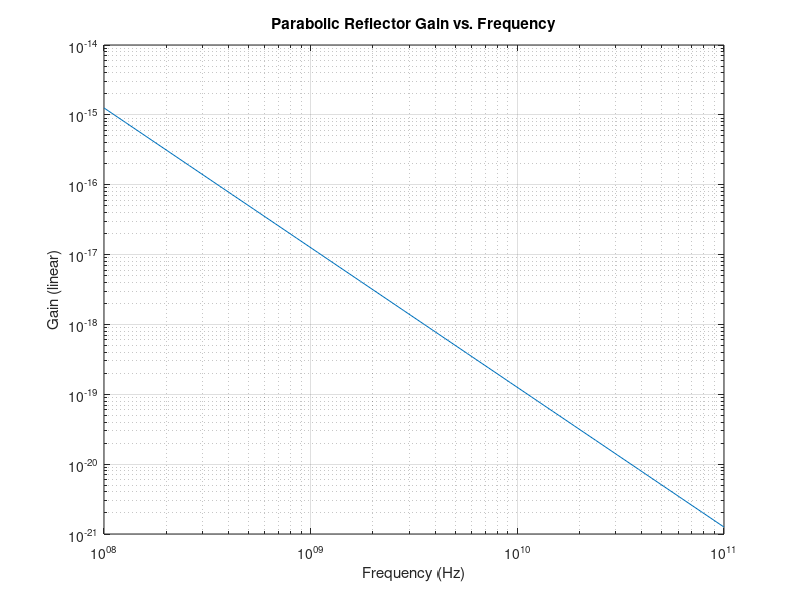
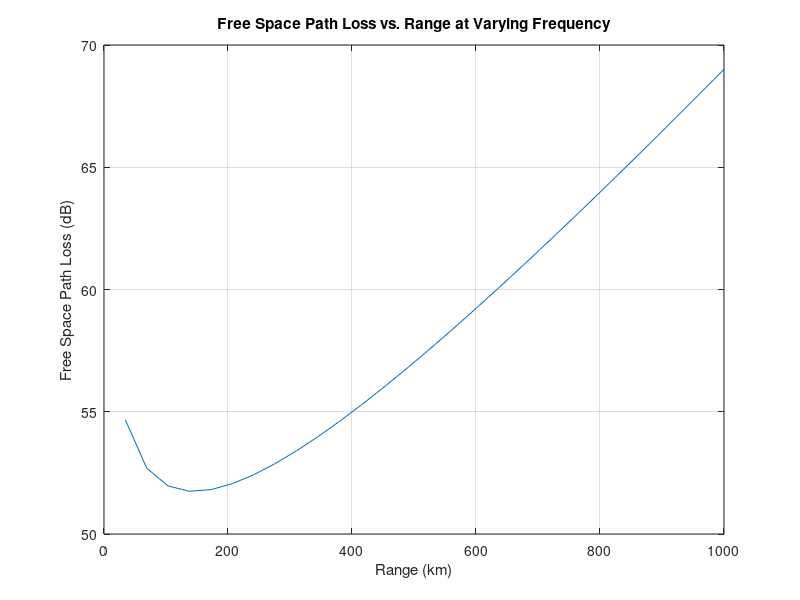

MATLAB code to generate these figures, in order:
%% Roshan Jaiswal-Ferri
%Section - 01
%Aero 446 HW6: 5/27/25

%% Workspace Prep

%warning off
format long     %Allows for more accurate decimals
close all;      %Clears all
clear all;      %Clears Workspace
clc;            %Clears Command Window

%% Problem 1

d = 1;
r = d/2;
n = 0.6;
freq = 3e8; %300 mhz

Aeff = (pi*r^2)*n;
G = (4*pi*Aeff)/(freq^2);
GdB = 10*log10(G);

disp(['Gain at 300 MHz (dB): ', num2str(GdB)]);

%% Problem 2

freq2 = 3e8*1.05;
freq3 = 3e8*0.95;

G2 = (4*pi*Aeff)/(freq2^2);
G3 = (4*pi*Aeff)/(freq3^2);

GdB2 = 10*log10(G2);
GdB3 = 10*log10(G3);

gd = GdB - GdB2; %not symmetrical
gd2 = GdB - GdB3;

% Since gain is proportional to 1/frequency^2, the change is not symmetric.
disp(['Gain drop (+5%): ', num2str(gd), ' dB']);
disp(['Gain drop (-5%): ', num2str(gd2), ' dB']);

%% Problem 3

f_start = 1e8;   % 100 MHz
f_end = 1e11;    % 100 GHz

num_decades = log10(f_end/f_start);
points_per_decade = 10;
num_points = num_decades * points_per_decade;

f_vector = logspace(log10(f_start), log10(f_end), num_points);

Aeff = 1;
G = (4*pi*Aeff)./(f_vector.^2);

figure('Name','Parabolic Reflector Gain vs. Frequency')
loglog(f_vector, G)
xlabel('Frequency (Hz)')
ylabel('Gain (linear)')
title('Parabolic Reflector Gain vs. Frequency')
grid on

% Gain decreases with increasing frequency squared, due to 1/f^2 dependency.

range = linspace(0,1000,length(f_vector));
inside = (f_vector./(4*pi*range));
Lfs = 10.*log10(inside);

figure('Name','Free Space Path Loss vs. Range at Varying Frequency')
plot(range, Lfs)
xlabel('Range (km)')
ylabel('Free Space Path Loss (dB)')
title('Free Space Path Loss vs. Range at Varying Frequency')
grid on

% Free space loss increases with both range and frequency (L is porportional to f^2).

%% Problem 4

f = 300e6;% 300 MHz
c = 3e8;
lambda = c/f; % Wavelength in meters
beamwidth_deg = 18; % 3 dB Beamwidth in degrees
Pt_watts = 100; % watts
n = 1;

D = 70 * lambda / beamwidth_deg; % in meters
disp(['Antenna diameter: ', num2str(D), ' meters']);

% Gain 
A = pi*(D/2)^2;
Aeff = n*A;
G = (4*pi*Aeff)/(lambda^2);
GdBi = 10*log10(G);

% EIRP 
Pt_dBW = 10*log10(Pt_watts); % Transmit power in dBW
EIRP_dBW = Pt_dBW + GdBi;

disp(['EIRP: ', num2str(EIRP_dBW), ' dBW']);
